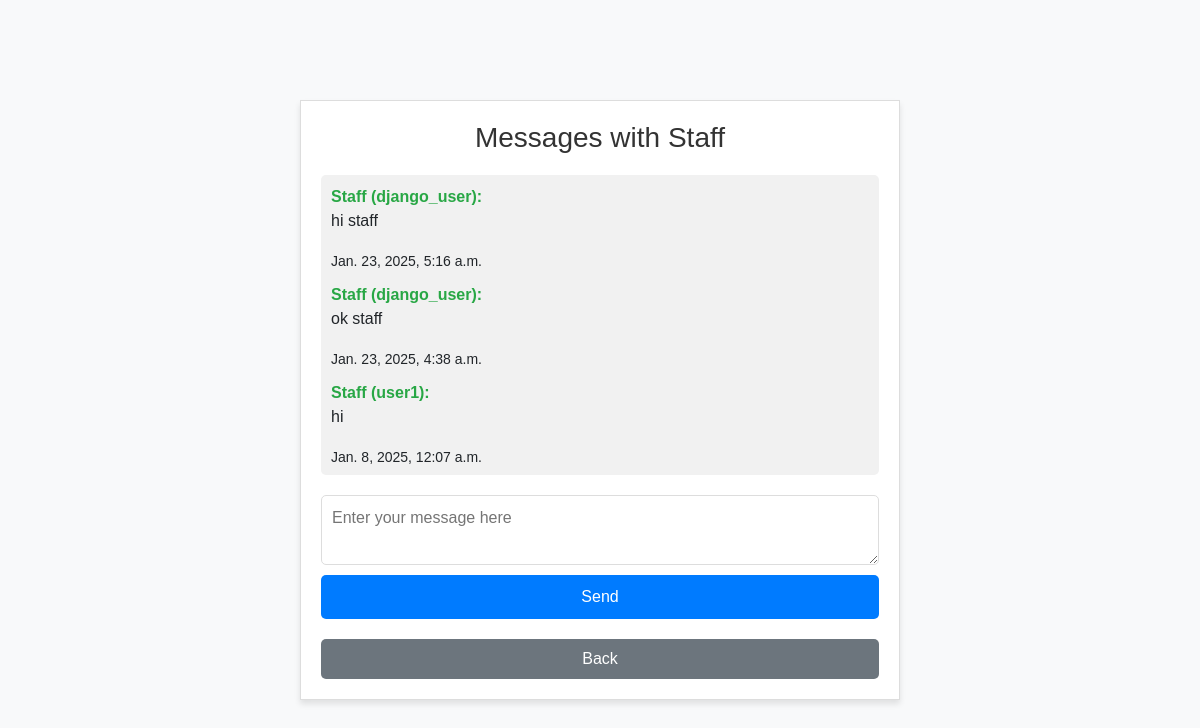
Page /courses/send_message/ (signed in) on the committed database.
### courses/models.py (models this page shows, shortened)
class UserToStaffMessage(models.Model):
    sender = models.ForeignKey(
        User,
        on_delete=models.CASCADE,
        related_name='user_sent_messages',
    )
    recipient = models.ForeignKey(
        User,
        on_delete=models.CASCADE,
        related_name='user_received_messages',
    )
    message = models.TextField()
    timestamp = models.DateTimeField(auto_now_add=True)

### courses/views.py (the view, shortened to what this page needs)
# urls.py: path('send_message/', views.send_message_to_staff, name='send_message_to_staff'),
@login_required
def send_message_to_staff(request):
    messages = UserToStaffMessage.objects.filter(
        Q(sender=request.user) | Q(recipient=request.user)
    ).order_by('-timestamp')
    return render(request, 'courses/send_message.html', {'messages': messages})

### courses/templates/courses/send_message.html (shortened to what this page needs)
<!DOCTYPE html>
<html lang="en">
<head>
    <link href="https://cdn.jsdelivr.net/npm/bootstrap@5.1.3/dist/css/bootstrap.min.css" rel="stylesheet">
</head>
<body>
    <div class="chat-container">
        <h2>Messages with Staff</h2>
        <div class="message-container">
            {% for message in messages %}
                <div class="message">
                    {% if message.sender == request.user %}
                        <strong>You:</strong>
                    {% else %}
                        <strong class="staff">Staff ({{ message.sender.username }}):</strong>
                    {% endif %}
                    <p>{{ message.message }}</p>
                    <small>{{ message.timestamp }}</small>
                </div>
            {% empty %}
                <p>No messages yet.</p>
            {% endfor %}
        </div>
        <form method="POST" class="form-container">
            <textarea name="message" placeholder="Enter your message here" required></textarea>
            <button type="submit">Send</button>
        </form>
        <a href="javascript:history.back()" class="btn-back">Back</a>
    </div>
</body>
</html>

### courses/templates/courses/send_message.html (style rules this page uses)
body { background-color: #f8f9fa; font-family: Arial, sans-serif; display: flex; justify-content: center; align-items: center; height: 100vh; margin: 0; }
.chat-container { background-color: white; border: 1px solid #ddd; box-shadow: 0 4px 6px rgba(0, 0, 0, 0.1); padding: 20px; width: 100%; max-width: 600px; height: 600px; display: flex; flex-direction: column; justify-content: space-between; }
h2 { font-size: 1.75rem; color: #333; text-align: center; margin-bottom: 20px; }
.message-container { max-height: 400px; overflow-y: auto; margin-bottom: 20px; padding: 10px; background-color: #f1f1f1; border-radius: 5px; }
.message { margin-bottom: 10px; }
.message strong { color: #007bff; }
.message .staff { color: #28a745; }
.form-container { display: flex; flex-direction: column; }
textarea { width: 100%; padding: 10px; margin-bottom: 10px; border: 1px solid #ddd; border-radius: 5px; font-size: 1rem; resize: vertical; }
.form-container button { background-color: #007bff; color: white; width: 100%; padding: 10px; border: none; border-radius: 5px; font-size: 1rem; }
.btn-back { background-color: #6c757d; color: white; text-align: center; padding: 8px; border-radius: 5px; text-decoration: none; display: inline-block; margin-top: 20px; width: 100%; }

### rows in the picture
UserToStaffMessage: sender.username "django_user", message "hi staff", timestamp "Jan. 23, 2025, 5:16 a.m."
UserToStaffMessage: sender.username "django_user", message "ok staff", timestamp "Jan. 23, 2025, 4:38 a.m."
UserToStaffMessage: sender.username "user1", message "hi", timestamp "Jan. 8, 2025, 12:07 a.m."
